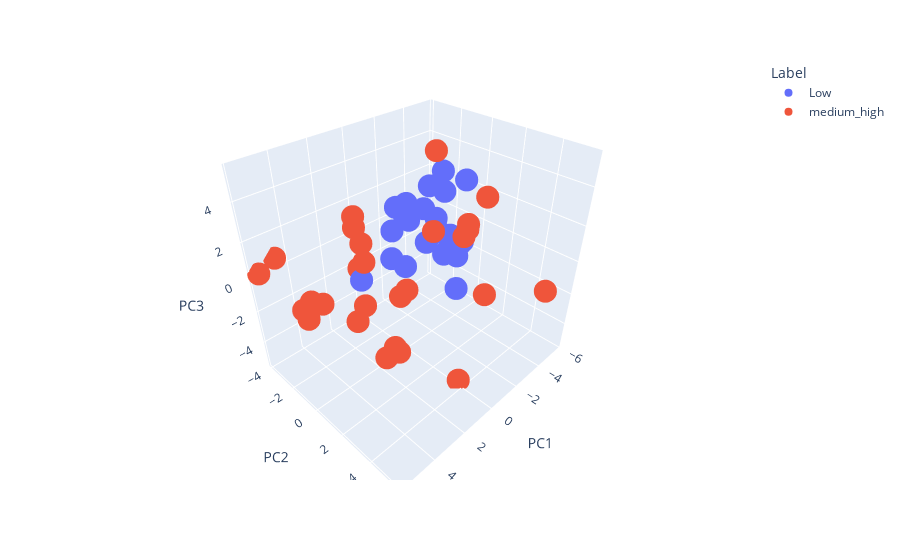

The notebook cell this image was saved under:
### Code cell
plot_PCA_3D(pc_df, pca)

### Figure 1 — Plotly figure (JSON) as saved in the notebook; plotly's stock layout.template omitted (floating-point values rounded to 4 significant figures; data arrays with more than 128 entries replaced by an {"elided": "..."} marker saying what was removed)
{"data": [{"hovertemplate": "Label=Low<br>PC1=%{x}<br>PC2=%{y}<br>PC3=%{z}<extra></extra>", "legendgroup": "Low", "marker": {"color": "#636efa", "symbol": "circle"}, "mode": "markers", "name": "Low", "scene": "scene", "showlegend": true, "type": "scatter3d", "x": {"elided": "303 float values"}, "y": {"elided": "303 float values"}, "z": {"elided": "303 float values"}}, {"hovertemplate": "Label=medium_high<br>PC1=%{x}<br>PC2=%{y}<br>PC3=%{z}<extra></extra>", "legendgroup": "medium_high", "marker": {"color": "#EF553B", "symbol": "circle"}, "mode": "markers", "name": "medium_high", "scene": "scene", "showlegend": true, "type": "scatter3d", "x": {"elided": "697 float values"}, "y": {"elided": "697 float values"}, "z": {"elided": "697 float values"}}], "layout": {"legend": {"title": {"text": "Label"}, "tracegroupgap": 0}, "margin": {"t": 60}, "scene": {"domain": {"x": [0, 1], "y": [0, 1]}, "xaxis": {"title": {"text": "PC1"}}, "yaxis": {"title": {"text": "PC2"}}, "zaxis": {"title": {"text": "PC3"}}}, "showlegend": true}}
